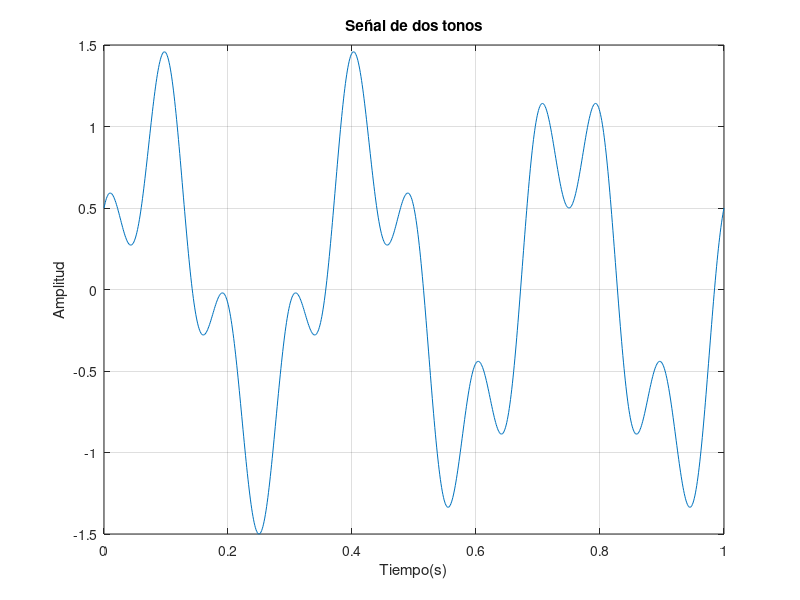

MATLAB code to generate this figure:
%=====================================================================
% PROBLEMA 1.1
% Matematica computacional para telecomunicaciones.
% Un enfoque practico con Octave y Matlab.
% Irene Gomez Bueno y Pablo Guerrero Garcia.
%
% Ejecutar desde esta carpeta tras haber ejecutado iniciar.m en la raiz
% del repositorio.
%=====================================================================

disp('--------------------------------------------')
disp('PROBLEMA 1.1')
disp('--------------------------------------------')

clear all; close all; format compact;

disp('Apartado a)')
fs = 1000;                % numero de muestras
t = linspace(0,1,fs);     % vector de tiempo
x = sin(2*pi*3*t) + 0.5*cos(2*pi*10*t); % señal muestreada

figure;
plot(t,x);
grid on;
title('Señal de dos tonos');
xlabel('Tiempo(s)');
ylabel('Amplitud');

disp('Apartado b)')
[xmax,imax] = max(x)
[xmin,imin] = min(x)
tmax = t(imax) %instante en el que se alcanza el maximo
tmin = t(imin) %instante en el que se alcanza el minimo

disp('Apartado c)')
energia = sum(x.^2)

N = length(x);
energia_for = 0;
for k = 1:N
    energia_for = energia_for + x(k)^2;
end
energia_for

norm(x)^2 %cuadrado de la norma euclidea

disp('Apartado d)')
grandes = abs(x) > 1;   %vector logico
num_grandes = sum(grandes) %numero de muestras con valor absoluto mayor que 1
todas_acotadas = all(abs(x) <= 1.5)
